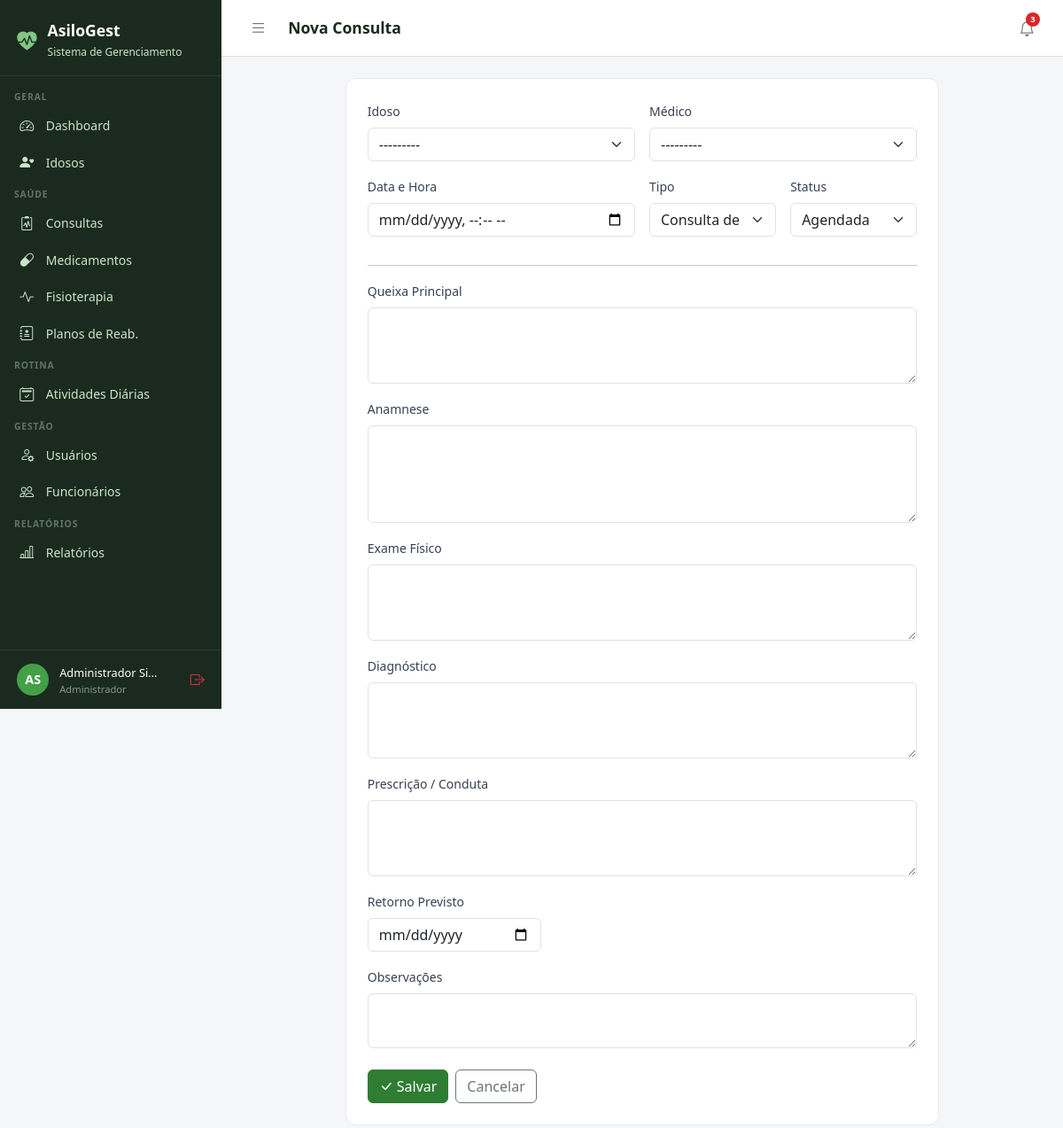
The page /consultas/novo/ (signed in) on the database its author committed.
### core/models.py (models this page shows, shortened)
class Usuario(AbstractUser):
    PERFIL_CHOICES = [
        ('administrador', 'Administrador'),
        ('medico', 'Médico'),
        ('fisioterapeuta', 'Fisioterapeuta'),
        ('enfermeiro', 'Enfermeiro(a)'),
        ('recepcionista', 'Recepcionista'),
        ('familiar', 'Familiar do Idoso'),
    ]
    perfil = models.CharField(
        max_length=20, choices=PERFIL_CHOICES,
        default='recepcionista', verbose_name='Perfil de Acesso'
    )
    telefone = models.CharField(max_length=15, blank=True, verbose_name='Telefone')
    cpf = models.CharField(max_length=14, unique=True, null=True, blank=True, verbose_name='CPF')
    foto = models.ImageField(upload_to='usuarios/', blank=True, null=True, verbose_name='Foto')
    data_nascimento = models.DateField(null=True, blank=True, verbose_name='Data de Nascimento')
    especialidade = models.CharField(
        max_length=100, blank=True, verbose_name='Especialidade',
        help_text='Preencha para Médico ou Fisioterapeuta'
    )
    data_admissao = models.DateField(null=True, blank=True, verbose_name='Data de Admissão')
    primeiro_acesso = models.BooleanField(
        default=True, verbose_name='Primeiro Acesso',
        help_text='Usuário deve definir senha no primeiro login'
    )
    ativo = models.BooleanField(default=True, verbose_name='Ativo')
    criado_em = models.DateTimeField(auto_now_add=True)
    class Meta:
        verbose_name = 'Usuário'
        verbose_name_plural = 'Usuários'
        ordering = ['first_name', 'last_name']
    def __str__(self):
        return f"{self.get_full_name()} ({self.get_perfil_display()})"
    @property
    def is_administrador(self):
        return self.perfil == 'administrador' or self.is_superuser
    @property
    def is_fisioterapeuta(self):
        return self.perfil == 'fisioterapeuta'
    @property
    def is_familiar(self):
        return self.perfil == 'familiar'
    @property
    def pode_ver_saude(self):
        return (self.is_administrador or self.is_medico
                or self.is_fisioterapeuta or self.is_enfermeiro)
    @property
    def pode_cadastrar_usuarios(self):
        return self.is_administrador or self.is_recepcionista
    @property
    def pode_administrar(self):
        return self.is_administrador

### consultas/views.py (the view)
# urls.py: path('novo/', views.novo, name='novo'),
@login_required
@perfil_required('administrador', 'medico', 'recepcionista')
def novo(request):
    form = ConsultaForm(request.POST or None)
    if form.is_valid():
        form.save()
        messages.success(request, 'Consulta agendada!')
        return redirect('consultas:lista')
    return render(request, 'consultas/form.html', {'form': form, 'titulo': 'Nova Consulta'})

### consultas/forms.py
class ConsultaForm(forms.ModelForm):
    class Meta:
        model = Consulta
        exclude = ['criado_em', 'atualizado_em']
        widgets = {
            'idoso': forms.Select(attrs={'class': 'form-select'}),
            'medico': forms.Select(attrs={'class': 'form-select'}),
            'data_hora': forms.DateTimeInput(attrs={'type': 'datetime-local', 'class': 'form-control'}),
            'tipo': forms.Select(attrs={'class': 'form-select'}),
            'status': forms.Select(attrs={'class': 'form-select'}),
            'queixa_principal': forms.Textarea(attrs={'class': 'form-control', 'rows': 3}),
            'anamnese': forms.Textarea(attrs={'class': 'form-control', 'rows': 4}),
            'exame_fisico': forms.Textarea(attrs={'class': 'form-control', 'rows': 3}),
            'diagnostico': forms.Textarea(attrs={'class': 'form-control', 'rows': 3}),
            'prescricao': forms.Textarea(attrs={'class': 'form-control', 'rows': 3}),
            'retorno_em': forms.DateInput(attrs={'type': 'date', 'class': 'form-control'}),
            'observacoes': forms.Textarea(attrs={'class': 'form-control', 'rows': 2}),
        }

### idosos/models.py (called while the page is built)
    def __str__(self):
        return self.nome

### templates/consultas/form.html
{% extends 'base.html' %}
{% block title %}{{ titulo }}{% endblock %}{% block page_title %}{{ titulo }}{% endblock %}
{% block content %}<div class="row justify-content-center"><div class="col-lg-9"><div class="form-card">
<form method="post">{% csrf_token %}<div class="row g-3">
  <div class="col-md-6"><label class="form-label">Idoso</label>{{ form.idoso }}</div>
  <div class="col-md-6"><label class="form-label">Médico</label>{{ form.medico }}</div>
  <div class="col-md-6"><label class="form-label">Data e Hora</label>{{ form.data_hora }}</div>
  <div class="col-md-3"><label class="form-label">Tipo</label>{{ form.tipo }}</div>
  <div class="col-md-3"><label class="form-label">Status</label>{{ form.status }}</div>
  <div class="col-12"><hr><label class="form-label">Queixa Principal</label>{{ form.queixa_principal }}</div>
  <div class="col-12"><label class="form-label">Anamnese</label>{{ form.anamnese }}</div>
  <div class="col-12"><label class="form-label">Exame Físico</label>{{ form.exame_fisico }}</div>
  <div class="col-12"><label class="form-label">Diagnóstico</label>{{ form.diagnostico }}</div>
  <div class="col-12"><label class="form-label">Prescrição / Conduta</label>{{ form.prescricao }}</div>
  <div class="col-md-4"><label class="form-label">Retorno Previsto</label>{{ form.retorno_em }}</div>
  <div class="col-12"><label class="form-label">Observações</label>{{ form.observacoes }}</div>
  <div class="col-12 d-flex gap-2 pt-2">
    <button type="submit" class="btn btn-primary"><i class="bi bi-check-lg me-1"></i>Salvar</button>
    <a href="{% url 'consultas:lista' %}" class="btn btn-outline-secondary">Cancelar</a>
  </div>
</div></form></div></div></div>{% endblock %}

### templates/base.html (shortened to what this page needs)
<!DOCTYPE html>
<html lang="pt-br">
<head>
  <link href="https://cdn.jsdelivr.net/npm/bootstrap@5.3.0/dist/css/bootstrap.min.css" rel="stylesheet">
  <link href="https://cdn.jsdelivr.net/npm/bootstrap-icons@1.11.0/font/bootstrap-icons.css" rel="stylesheet">
</head>
<body>
{% if user.is_authenticated %}
<div id="sidebar">
  <div class="sidebar-brand">
    <i class="bi bi-heart-pulse-fill" style="color:#81C784;font-size:1.4rem;"></i>
    <div>
      <h5 style="margin:0;">AsiloGest</h5>
      <small>Sistema de Gerenciamento</small>
    </div>
  </div>
  <nav class="sidebar-nav">
    <div class="nav-section">Geral</div>
    <a href="{% url 'dashboard' %}" class="sidebar-link {% if request.resolver_match.url_name == 'dashboard' %}active{% endif %}">
      <i class="bi bi-speedometer2"></i> Dashboard
    </a>
    <a href="{% url 'idosos:lista' %}" class="sidebar-link">
      <i class="bi bi-person-heart"></i>
      {% if user.is_familiar %}Meus Familiares{% else %}Idosos{% endif %}
    </a>
    {% if user.pode_ver_saude or user.is_familiar %}
    <div class="nav-section">Saúde</div>
    <a href="{% url 'consultas:lista' %}" class="sidebar-link">
      <i class="bi bi-clipboard2-pulse"></i> Consultas
    </a>
    <a href="{% url 'medicamentos:lista' %}" class="sidebar-link">
      <i class="bi bi-capsule"></i> Medicamentos
    </a>
    <a href="{% url 'fisioterapia:lista' %}" class="sidebar-link">
      <i class="bi bi-activity"></i> Fisioterapia
    </a>
    {% if user.pode_ver_saude and not user.is_familiar %}
    <a href="{% url 'fisioterapia:planos_lista' %}" class="sidebar-link">
      <i class="bi bi-journal-medical"></i> Planos de Reab.
    </a>
    {% endif %}
    {% endif %}
    <div class="nav-section">Rotina</div>
    <a href="{% url 'atividades:lista' %}" class="sidebar-link">
      <i class="bi bi-calendar2-check"></i> Atividades Diárias
    </a>
    {% if user.pode_cadastrar_usuarios %}
    <div class="nav-section">Gestão</div>
    <a href="{% url 'usuarios_lista' %}" class="sidebar-link">
      <i class="bi bi-person-gear"></i> Usuários
    </a>
    {% endif %}
    {% if user.pode_administrar %}
    <a href="{% url 'funcionarios:lista' %}" class="sidebar-link">
      <i class="bi bi-people"></i> Funcionários
    </a>
    {% endif %}
    {% if user.pode_ver_saude or user.pode_administrar %}
    <div class="nav-section">Relatórios</div>
    <a href="{% url 'relatorios:lista' %}" class="sidebar-link">
      <i class="bi bi-bar-chart-line"></i> Relatórios
    </a>
    {% endif %}
  </nav>
  <div class="sidebar-user">
    <div class="avatar">{{ user.first_name|first|upper }}{{ user.last_name|first|upper }}</div>
    <div class="info" style="min-width:0;flex:1;">
      <span>{{ user.get_full_name|truncatechars:18 }}</span>
      <small>{{ user.get_perfil_display }}</small>
    </div>
    <a href="{% url 'logout' %}" class="text-danger" title="Sair" style="flex-shrink:0;">
      <i class="bi bi-box-arrow-right"></i>
    </a>
  </div>
</div>
<div id="main">
  <div class="topbar">
    <div class="topbar-left">
      <button class="btn-toggle-sidebar" onclick="toggleSidebar()" title="Menu">
        <i class="bi bi-list"></i>
      </button>
      <h4>{% block page_title %}{% endblock %}</h4>
    </div>
    <div class="d-flex align-items-center gap-2">
      <div style="position:relative;">
        <button class="notif-btn" id="notifBtn" onclick="toggleNotif()" title="Notificações">
          <i class="bi bi-bell"></i>
          {% if notif_count %}
          <span class="notif-badge">{{ notif_count }}</span>
          {% endif %}
        </button>
      </div>
    </div>
  </div>
  <div class="content">
    {% block content %}{% endblock %}
  </div>
</div>
{% else %}
{% block full_content %}{% endblock %}
{% endif %}
</body>
</html>

### templates/base.html (style rules this page uses)
:root { --sidebar-width: 250px; --primary: #2E7D32; --primary-light: #43A047; --accent: #1565C0; --bg-sidebar: #1B2A1E; --bg-sidebar-hover: #2E4A33; --text-sidebar: #C8E6C9; --transition: 0.3s ease; }
body { background: #F4F6F8; font-family: 'Segoe UI', sans-serif; }
#sidebar { position: fixed; top: 0; left: 0; width: var(--sidebar-width); height: 100vh; background: var(--bg-sidebar); z-index: 1000; display: flex; flex-direction: column; overflow-y: auto; transition: transform var(--transition); }
.sidebar-brand { padding: 1.5rem 1.2rem 1rem; border-bottom: 1px solid rgba(255,255,255,0.08); display: flex; align-items: center; gap: .75rem; }
.sidebar-brand h5 { color: #fff; font-weight: 700; margin: 0; font-size: 1.1rem; }
.sidebar-brand small { color: var(--text-sidebar); font-size: .75rem; }
.sidebar-nav { padding: .5rem 0; flex: 1; }
.nav-section { padding: .5rem 1rem .2rem; color: rgba(200,230,201,.4); font-size: .65rem; font-weight: 700; letter-spacing: .08em; text-transform: uppercase; }
.sidebar-link { display: flex; align-items: center; gap: .65rem; padding: .55rem 1.2rem; color: var(--text-sidebar); text-decoration: none; font-size: .875rem; transition: all .2s; border-left: 3px solid transparent; }
.sidebar-link i { font-size: 1rem; width: 1.2rem; }
.sidebar-user { padding: .8rem 1.2rem; border-top: 1px solid rgba(255,255,255,0.08); display: flex; align-items: center; gap: .75rem; }
.sidebar-user .avatar { width: 36px; height: 36px; background: var(--primary-light); border-radius: 50%; display: flex; align-items: center; justify-content: center; color: #fff; font-weight: 700; font-size: .9rem; flex-shrink: 0; }
.sidebar-user .info small { color: rgba(200,230,201,.6); font-size: .7rem; display: block; }
.sidebar-user .info span { color: #fff; font-size: .8rem; }
#main { margin-left: var(--sidebar-width); min-height: 100vh; display: flex; flex-direction: column; transition: margin-left var(--transition); }
.topbar { background: #fff; border-bottom: 1px solid #E0E0E0; padding: .75rem 1.5rem; display: flex; align-items: center; justify-content: space-between; position: sticky; top: 0; z-index: 999; }
.topbar-left { display: flex; align-items: center; gap: 1rem; }
.topbar h4 { margin: 0; font-size: 1.1rem; font-weight: 600; color: #1B2A1E; }
.btn-toggle-sidebar { background: none; border: none; padding: .4rem .5rem; color: #6B7280; cursor: pointer; border-radius: 6px; font-size: 1.2rem; line-height: 1; transition: background .2s, color .2s; }
.notif-btn { position: relative; background: none; border: none; padding: .4rem .5rem; color: #6B7280; cursor: pointer; border-radius: 6px; font-size: 1.1rem; transition: background .2s, color .2s; }
.notif-badge { position: absolute; top: 2px; right: 2px; background: #DC2626; color: #fff; font-size: .6rem; font-weight: 700; min-width: 16px; height: 16px; border-radius: 8px; padding: 0 4px; display: flex; align-items: center; justify-content: center; }
.content { padding: 1.5rem; flex: 1; }
.form-card { background: #fff; border-radius: 12px; border: 1px solid #E8EAF0; padding: 1.5rem; }
.form-label { font-weight: 500; font-size: .875rem; color: #374151; }
.btn-primary { background: var(--primary); border-color: var(--primary); }

### rows shown on the page
Usuario: first_name|first "A", last_name|first "S", get_full_name "Administrador Si…", perfil "Administrador"

### other values the page prints
{{ titulo }} "Nova Consulta"
{{ notif_count }} "3"
